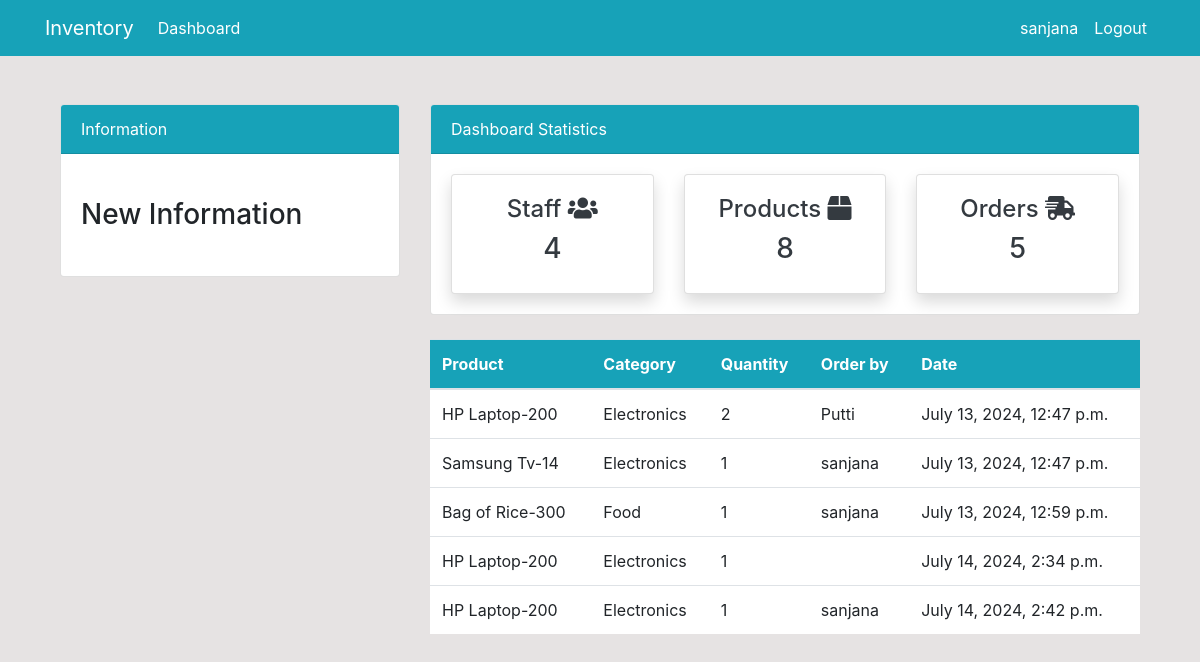
Page /order/ (signed in) on the committed database.
### app/models.py (models this page shows, shortened)
class Order(models.Model):
    product=models.ForeignKey(Product,on_delete=models.CASCADE,null=True)
    staff=models.ForeignKey(User,on_delete=models.CASCADE,null=True)
    order_quantity=models.PositiveIntegerField(null=True)
    date=models.DateTimeField(auto_now_add=True)
    class Meta:
        verbose_name_plural= 'Order'

class Product(models.Model):
    name=models.CharField(max_length=200,null=True)
    category=models.CharField(max_length=20,choices=CATEGORY,null=True)
    quantity=models.PositiveIntegerField(null=True)
    class Meta:
        verbose_name_plural= 'Product'
    def __str__(self):
        return f'{self.name}-{self.quantity}'

### app/views.py (the view)
# urls.py: path("order/",views.order,name="app-order" ),
@login_required(login_url='user-login')
def order(request):
    orders = Order.objects.all()
    workers_count = User.objects.all().count()
    product_count = Product.objects.all().count()
    orders_count = orders.count()
    context = {
        'orders':orders,
        'orders_count': orders_count,
        'workers_count': workers_count,
        'product_count': product_count,
    }
    return render(request, 'app/order.html', context)

### templates/app/order.html (shortened to what this page needs)
{% extends 'partials/base.html' %}
{% block content %}
{% include 'partials/topside.html' %}
 <div class="container">
    <div class="row my-4">
        <div class="col-md-4">
        </div>
        <div class="col-md-8">
            <table class="table bg-white">
                <thead class="bg-info">
                    <tr class="text-white">
                        <th scope="col">Product</th>
                        <th scope="col">Category</th>
                        <th scope="col">Quantity</th>
                        <th scope="col">Order by</th>
                        <th scope="col">Date</th>
                    </tr>
                </thead>
                <tbody>
                    {% for order in orders %}
                    <tr>
                        <td>{{order.product}}</td>
                        <td>{{order.product.category}}</td>
                        <td>{{order.order_quantity}}</td>
                        <td>
                            {{order.staff.username}}
                        </td>
                        <td>
                            {{order.date}}
                        </td>
                    </tr>
                    {% endfor %}
                </tbody>
            </table>
        </div>
    </div>
</div>
{% endblock %}

### templates/partials/nav.html (shortened to what this page needs)
<nav class="navbar navbar-expand-lg navbar-info bg-info">
    {% if user.is_authenticated %}
    <div class="container">
        <a class="navbar-brand text-white" href="app/index.html">Inventory</a>
        <div class="collapse navbar-collapse" id="navbarSupportedContent">
            <div class="collapse navbar-collapse" id="navbarSupportedContent">
                <ul class="navbar-nav mr-auto">
                    <li class="nav-item active">
                        <a class="nav-link text-white" href="{% url 'app-index' %}">Dashboard </a>
                    </li>
                </ul>
                <ul class="navbar-nav ml-auto">
                    <li class="nav-item active">
                        <a class="nav-link text-white" href="{% url 'user-profile' %}">{{user.username}} </a>
                    </li>
                    <li class="nav-item">
                        <a class="nav-link text-white" href="#" onclick="event.preventDefault(); document.getElementById('logout-form').submit();">Logout</a>
                    </li>
                </ul>
            {% endif %}
        </div>
    </div>
</nav>

### static/style.css (style rules this page uses)
body { background: rgb(230, 227, 227); }

### templates/partials/base.html (style rules this page uses)
body { background: rgb(230, 227, 227); }

### rows in the picture
Order: product "HP Laptop-200", product.category "Electronics", order_quantity "2", staff.username "Putti", date "July 13, 2024, 12:47 p.m."
Order: product "Samsung Tv-14", product.category "Electronics", order_quantity "1", staff.username "sanjana", date "July 13, 2024, 12:47 p.m."
Order: product "Bag of Rice-300", product.category "Food", order_quantity "1", staff.username "sanjana", date "July 13, 2024, 12:59 p.m."
Order: product "HP Laptop-200", product.category "Electronics", order_quantity "1", date "July 14, 2024, 2:34 p.m."
Order: product "HP Laptop-200", product.category "Electronics", order_quantity "1", staff.username "sanjana", date "July 14, 2024, 2:42 p.m."

### other values in the picture
{{ user.username }} "sanjana"
{{ workers_count }} "4"
{{ product_count }} "8"
{{ orders_count }} "5"
